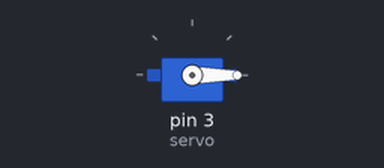
The sketch below on a simulated Arduino Uno, built with avr-gcc and run on an emulated ATmega328P. On the bench: servo.

Above: at 0.05 s.
At 6.0 s:
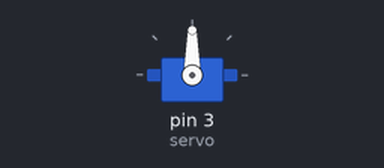
Timing chart, 0 to 7.8 s (numbered marks = the images above):
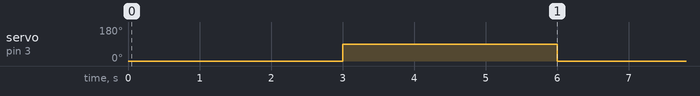

Measured:
- by itself, servo on pin 3 (servo): alternates 90° for 3.0 s and 0° for 3.0 s

The sketch:

Servo.ino
```cpp
#include <Servo.h>

Servo servo;

void setup(){
  servo.attach(3);
  servo.write(0);
  //delay(2000);
}

void loop(){
  servo.write(0);
  delay(3000);

  servo.write(90);
  delay(3000);
}
```
